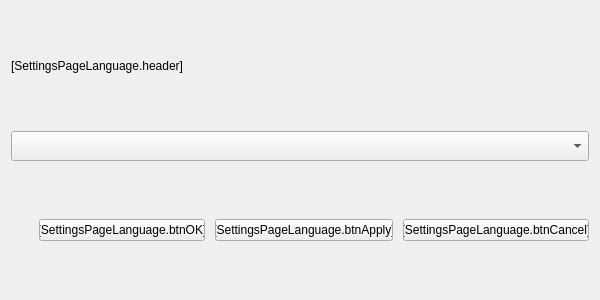
<?xml version="1.0" encoding="UTF-8"?>
<ui version="4.0">
 <class>pageLanguage</class>
 <widget class="QWidget" name="pageLanguage">
  <property name="geometry">
   <rect>
    <x>0</x>
    <y>0</y>
    <width>600</width>
    <height>300</height>
   </rect>
  </property>
  <property name="windowTitle">
   <string>Form</string>
  </property>
  <property name="windowIcon">
   <iconset resource="../resources.qrc">
    <normaloff>:/icons/lge_perplexity2_24x24.png</normaloff>:/icons/lge_perplexity2_24x24.png</iconset>
  </property>
  <layout class="QVBoxLayout" name="verticalLayout" stretch="12,12,12">
   <property name="spacing">
    <number>10</number>
   </property>
   <item>
    <widget class="QLabel" name="lblHeader">
     <property name="sizePolicy">
      <sizepolicy hsizetype="Preferred" vsizetype="Fixed">
       <horstretch>0</horstretch>
       <verstretch>0</verstretch>
      </sizepolicy>
     </property>
     <property name="text">
      <string>[SettingsPageLanguage.header]</string>
     </property>
    </widget>
   </item>
   <item>
    <widget class="QComboBox" name="comboLanguage">
     <property name="sizePolicy">
      <sizepolicy hsizetype="Expanding" vsizetype="Fixed">
       <horstretch>0</horstretch>
       <verstretch>0</verstretch>
      </sizepolicy>
     </property>
     <property name="minimumSize">
      <size>
       <width>320</width>
       <height>30</height>
      </size>
     </property>
    </widget>
   </item>
   <item>
    <layout class="QHBoxLayout" name="horizontalLayout">
     <item>
      <spacer name="horizontalSpacer">
       <property name="orientation">
        <enum>Qt::Orientation::Horizontal</enum>
       </property>
       <property name="sizeHint" stdset="0">
        <size>
         <width>40</width>
         <height>20</height>
        </size>
       </property>
      </spacer>
     </item>
     <item>
      <widget class="QPushButton" name="btnOK">
       <property name="sizePolicy">
        <sizepolicy hsizetype="Fixed" vsizetype="Fixed">
         <horstretch>0</horstretch>
         <verstretch>0</verstretch>
        </sizepolicy>
       </property>
       <property name="minimumSize">
        <size>
         <width>110</width>
         <height>0</height>
        </size>
       </property>
       <property name="text">
        <string>[SettingsPageLanguage.btnOK]</string>
       </property>
      </widget>
     </item>
     <item>
      <widget class="QPushButton" name="btnApply">
       <property name="sizePolicy">
        <sizepolicy hsizetype="Fixed" vsizetype="Fixed">
         <horstretch>0</horstretch>
         <verstretch>0</verstretch>
        </sizepolicy>
       </property>
       <property name="minimumSize">
        <size>
         <width>110</width>
         <height>0</height>
        </size>
       </property>
       <property name="text">
        <string>[SettingsPageLanguage.btnApply]</string>
       </property>
      </widget>
     </item>
     <item>
      <widget class="QPushButton" name="btnCancel">
       <property name="sizePolicy">
        <sizepolicy hsizetype="Fixed" vsizetype="Fixed">
         <horstretch>0</horstretch>
         <verstretch>0</verstretch>
        </sizepolicy>
       </property>
       <property name="minimumSize">
        <size>
         <width>110</width>
         <height>0</height>
        </size>
       </property>
       <property name="text">
        <string>[SettingsPageLanguage.btnCancel]</string>
       </property>
      </widget>
     </item>
    </layout>
   </item>
  </layout>
 </widget>
 <resources>
  <include location="../resources.qrc"/>
 </resources>
 <connections/>
</ui>
